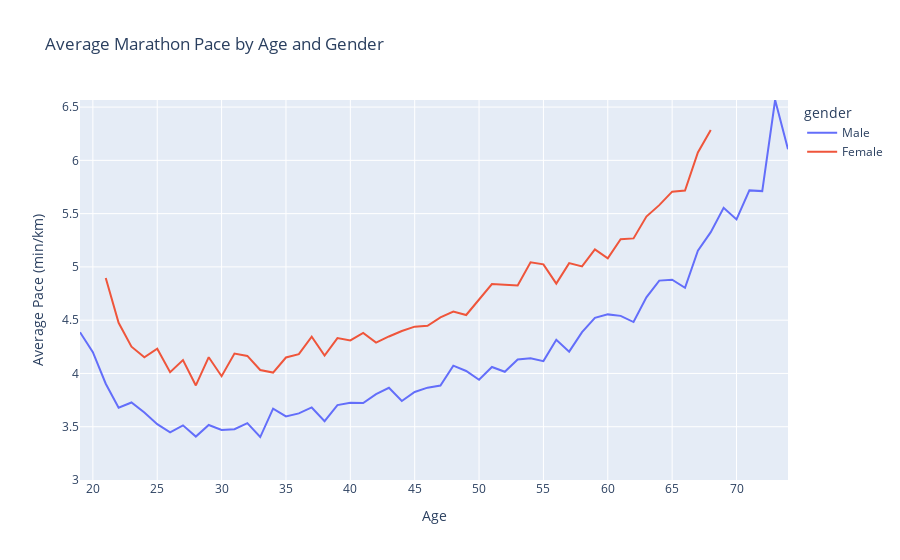

Write notebook code for a chart like this one.
### Markdown cell above
## Plot male/female pace

### Code cell
# Create the interactive line plot with Plotly Express
fig = px.line(df_gender_pace22, x='age', y='avg_pace', color='gender',
              title='Average Marathon Pace by Age and Gender',
              labels={'age': 'Age', 'avg_pace': 'Average Pace (min/km)'})
fig.update_yaxes(dtick=0.5) # Set y-axis step to 0.5
fig.update_xaxes(dtick=5) # Set x-axis step to 5
fig.update_layout(yaxis=dict(range=[3, df_gender_pace22['avg_pace'].max()])) # Set y-axis range and start from 3
fig.show()

### Figure 1 — Plotly figure (JSON) as saved in the notebook; plotly's stock layout.template omitted (floating-point values rounded to 4 significant figures)
{"data": [{"hovertemplate": "gender=Male<br>Age=%{x}<br>Average Pace (min/km)=%{y}<extra></extra>", "legendgroup": "Male", "line": {"color": "#636efa", "dash": "solid"}, "marker": {"symbol": "circle"}, "mode": "lines", "name": "Male", "orientation": "v", "showlegend": true, "type": "scatter", "x": [19, 20, 21, 22, 23, 24, 25, 26, 27, 28, 29, 30, 31, 32, 33, 34, 35, 36, 37, 38, 39, 40, 41, 42, 43, 44, 45, 46, 47, 48, 49, 50, 51, 52, 53, 54, 55, 56, 57, 58, 59, 60, 61, 62, 63, 64, 65, 66, 67, 68, 69, 70, 71, 72, 73, 74], "xaxis": "x", "y": [4.387, 4.2, 3.904, 3.678, 3.728, 3.633, 3.524, 3.448, 3.513, 3.407, 3.516, 3.47, 3.477, 3.534, 3.403, 3.669, 3.596, 3.625, 3.681, 3.553, 3.703, 3.725, 3.722, 3.806, 3.866, 3.741, 3.826, 3.867, 3.886, 4.074, 4.023, 3.94, 4.061, 4.016, 4.131, 4.142, 4.116, 4.316, 4.205, 4.388, 4.522, 4.554, 4.54, 4.482, 4.714, 4.871, 4.88, 4.803, 5.153, 5.326, 5.555, 5.446, 5.718, 5.711, 6.566, 6.105], "yaxis": "y"}, {"hovertemplate": "gender=Female<br>Age=%{x}<br>Average Pace (min/km)=%{y}<extra></extra>", "legendgroup": "Female", "line": {"color": "#EF553B", "dash": "solid"}, "marker": {"symbol": "circle"}, "mode": "lines", "name": "Female", "orientation": "v", "showlegend": true, "type": "scatter", "x": [21, 22, 23, 24, 25, 26, 27, 28, 29, 30, 31, 32, 33, 34, 35, 36, 37, 38, 39, 40, 41, 42, 43, 44, 45, 46, 47, 48, 49, 50, 51, 52, 53, 54, 55, 56, 57, 58, 59, 60, 61, 62, 63, 64, 65, 66, 67, 68], "xaxis": "x", "y": [4.896, 4.475, 4.252, 4.151, 4.232, 4.011, 4.126, 3.888, 4.153, 3.974, 4.187, 4.164, 4.032, 4.008, 4.15, 4.181, 4.345, 4.167, 4.332, 4.31, 4.381, 4.289, 4.347, 4.399, 4.439, 4.447, 4.527, 4.581, 4.549, 4.695, 4.839, 4.833, 4.826, 5.043, 5.024, 4.843, 5.036, 5.004, 5.164, 5.08, 5.26, 5.267, 5.473, 5.58, 5.706, 5.717, 6.073, 6.286], "yaxis": "y"}], "layout": {"legend": {"title": {"text": "gender"}, "tracegroupgap": 0}, "title": {"text": "Average Marathon Pace by Age and Gender"}, "xaxis": {"anchor": "y", "domain": [0, 1], "dtick": 5, "title": {"text": "Age"}}, "yaxis": {"anchor": "x", "domain": [0, 1], "dtick": 0.5, "range": [3, 6.566], "title": {"text": "Average Pace (min/km)"}}}}
